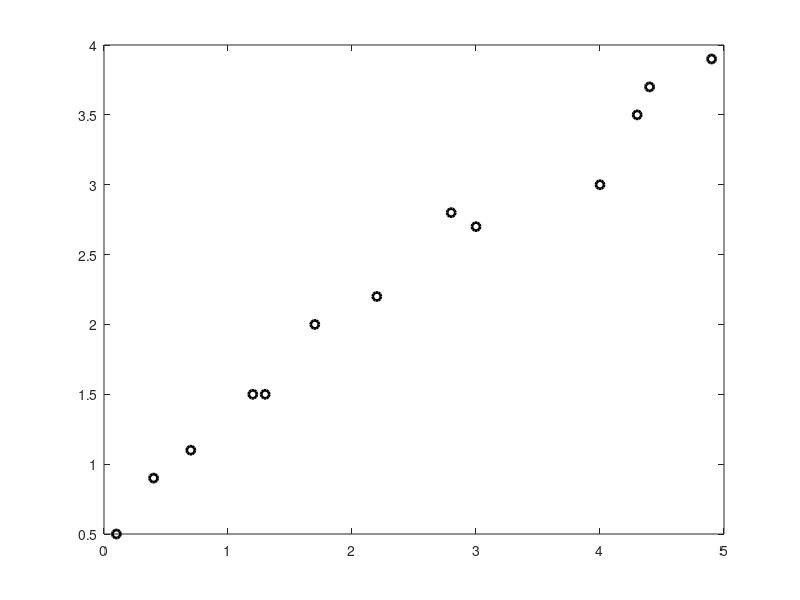

Recreate this plot in MATLAB. (Note: this script raises an error after producing the figure.)
clear all; close all; clc;

x =[0.1 0.4 0.7 1.2 1.3 1.7 2.2 2.8 3.0 4.0 4.3 4.4 4.9];
y =[0.5 0.9 1.1 1.5 1.5 2.0 2.2 2.8 2.7 3.0 3.5 3.7 3.9];

plot(x,y,'ko', 'Linewidth',2)

%now place line fits using both the L2 and the L1 norm using fminsearch.

coeff_L2=fminsearch('line_L2_fit',[1 1],[],x,y);
coeff_L1=fminsearch('line_L1_fit',[1 1],[],x,y);

A2 = coeff_L2(1);   B2 = coeff_L2(2);
A1 = coeff_L1(1);   B1 = coeff_L1(2);

xp = 0:0.01:5;
y2=A2*xp+B2;
y1=A1*xp+B1;

hold on
plot(xp,y2,'r',xp,y1,'m')

% the results look pretty similar
%but now add outliers,  the outliers get squared which really exagerates
%the outliers

x =[0.1 0.4 0.5 0.7 1.2 1.3 1.7 2.2 2.8 3.0 3.9 4.0 4.3 4.4 4.9];
y =[0.5 0.9 3.8 1.1 1.5 1.5 2.0 2.2 2.8 2.7 0.3 3.0 3.5 3.7 3.9];

coeff_L2=fminsearch('line_L2_fit',[1 1],[],x,y);
coeff_L1=fminsearch('line_L1_fit',[1 1],[],x,y);

A2 = coeff_L2(1);   B2 = coeff_L2(2);
A1 = coeff_L1(1);   B1 = coeff_L1(2);

xp = 0:0.01:5;
y2=A2*xp+B2;
y1=A1*xp+B1;

figure(2)
plot(x,y,'ko', 'Linewidth',2)
hold on
plot(xp,y2,'r',xp,y1,'m')


